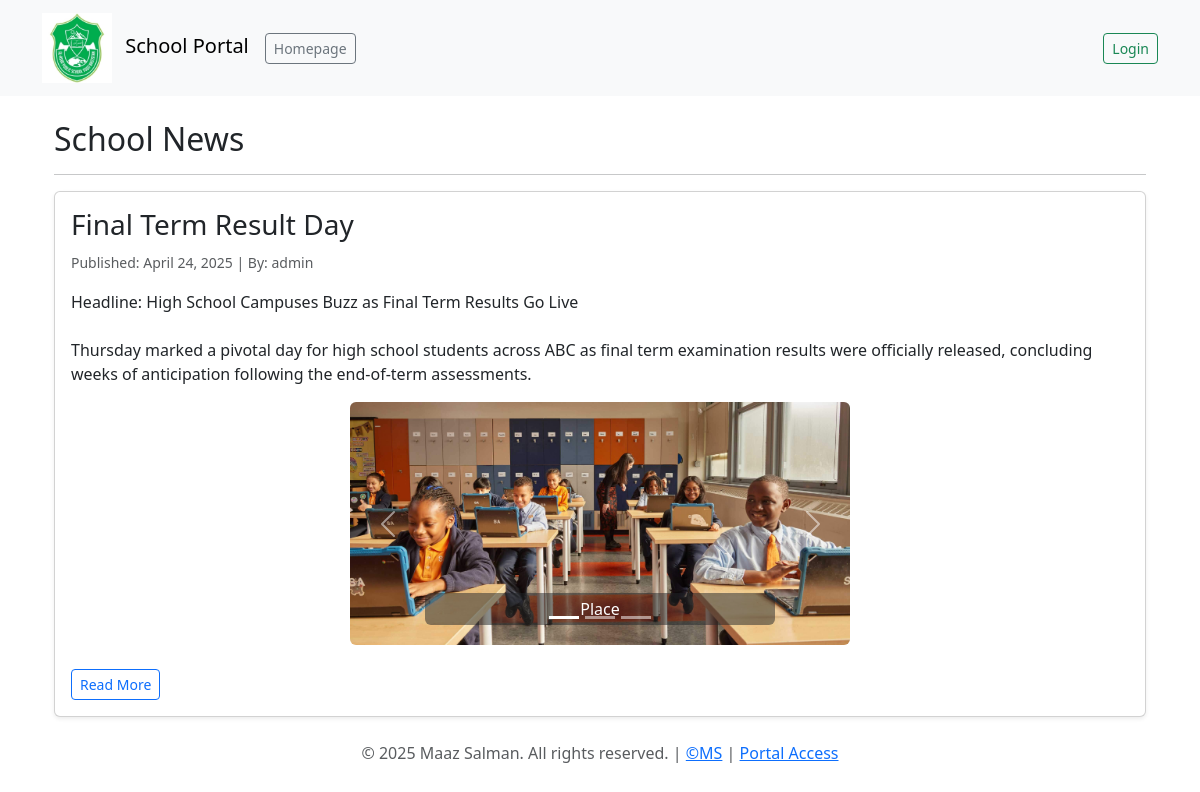
Page /news/ on the committed database.
### core/models.py (models this page shows, shortened)
class NewsArticle(models.Model):
    title = models.CharField(max_length=200)
    content = models.TextField()
    published_date = models.DateField(default=timezone.now)
    author = models.ForeignKey(
        settings.AUTH_USER_MODEL,
        on_delete=models.SET_NULL,
        null=True, blank=True, # Optional author
        related_name='news_articles_authored'
    )
    created_at = models.DateTimeField(auto_now_add=True)
    updated_at = models.DateTimeField(auto_now=True)
    class Meta:
        ordering = ['-published_date', '-created_at'] # Show newest first

class NewsImage(models.Model):
    article = models.ForeignKey(
        NewsArticle,
        on_delete=models.CASCADE, # Delete images if article is deleted
        related_name='images' # Allows article.images.all() access
    )
    image = models.ImageField(upload_to=news_image_path)
    caption = models.CharField(max_length=255, blank=True, help_text="Optional caption for this image")
    order = models.PositiveIntegerField(default=0, help_text="Display order within the article")
    class Meta:
        ordering = ['order']

### core/views.py (the view)
# urls.py: path('news/', views.news_list, name='news_list'),
def news_list(request):
    news_article_list = NewsArticle.objects.all().prefetch_related('images') # Prefetch images
    paginator = Paginator(news_article_list, 5) # Show 5 articles per page
    page_number = request.GET.get('page')
    try:
        news_articles = paginator.page(page_number)
    except PageNotAnInteger:
        news_articles = paginator.page(1)
    except EmptyPage:
        news_articles = paginator.page(paginator.num_pages)
    context = {
        'news_articles': news_articles, # Pass paginated articles
        'page_title': 'School News'
    }
    return render(request, 'core/news_list.html', context)

### templates/core/news_list.html (shortened to what this page needs)
{% extends 'base.html' %}
{% load static %}
{% block content %}
  <div class="container mt-4">
    <h2>{{ page_title }}</h2>
    <hr>
    {% if news_articles %}
      {% for article in news_articles %}
        <div class="card mb-4 shadow-sm">
          <div class="card-body">
            <h3 class="card-title">{{ article.title }}</h3>
            <p class="card-text"><small class="text-muted">Published: {{ article.published_date|date:"F d, Y" }} {% if article.author %}| By: {{ article.author.get_full_name|default:article.author.username }}{% endif %}</small></p>
            <p class="card-text">{{ article.content|linebreaksbr|truncatewords_html:50 }}</p>
{% if article.images.all %}
  {% with carousel_id="newsCarouselList"|add:article.id|slugify %}
  <div id="{{ carousel_id }}" class="carousel slide mb-3" data-bs-ride="carousel" style="max-width: 500px; margin: auto;">
    <div class="carousel-indicators">
      {% for news_image in article.images.all %}
        <button type="button" data-bs-target="#{{ carousel_id }}" data-bs-slide-to="{{ forloop.counter0 }}" class="{% if forloop.first %}active{% endif %}" aria-current="{% if forloop.first %}true{% endif %}" aria-label="Slide {{ forloop.counter }}"></button>
      {% endfor %}
    </div>
    <div class="carousel-inner">
      {% for news_image in article.images.all %}
        <div class="carousel-item {% if forloop.first %}active{% endif %}" data-bs-interval="7000">
          <img src="{{ news_image.image.url }}" class="d-block w-100 rounded" alt="{{ news_image.caption|default:article.title }}">
          {% if news_image.caption %}
            <div class="carousel-caption d-none d-md-block bg-dark bg-opacity-50 p-1 rounded">
              <p class="mb-0">{{ news_image.caption }}</p>
            </div>
          {% endif %}
        </div>
      {% endfor %}
    </div>
    {% if article.images.all|length > 1 %}
      <button class="carousel-control-prev" type="button" data-bs-target="#{{ carousel_id }}" data-bs-slide="prev">
        <span class="carousel-control-prev-icon" aria-hidden="true"></span>
      </button>
      <button class="carousel-control-next" type="button" data-bs-target="#{{ carousel_id }}" data-bs-slide="next">
        <span class="carousel-control-next-icon" aria-hidden="true"></span>
      </button>
    {% endif %}
  </div>
  {% endwith %}
{% endif %}
            <a href="{% url 'news_detail' article_id=article.id %}" class="btn btn-outline-primary btn-sm mt-2">Read More</a>
          </div>
        </div>
      {% endfor %}
    {% else %}
      <p>No news articles found.</p>
    {% endif %}
  </div>
{% endblock %}

### rows in the picture
NewsArticle: title "Final Term Result Day", published_date "April 24, 2025", author.get_full_name "admin", content "Headline: High School Campuses Buzz as Final Term Results Go Live Thursday marked a pivotal day for high school students across ABC as final term examination results were officially released, concluding weeks of anticipation following the end-of-term assessments."
NewsImage: image (picture), caption "Place"

### other values in the picture
{{ page_title }} "School News"
